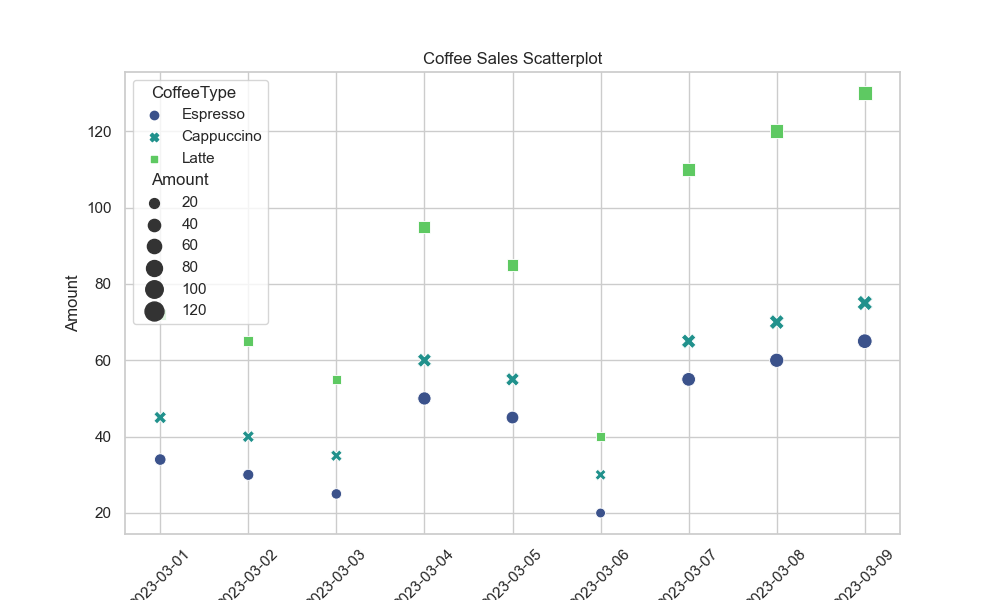

Reproduce this figure in Python.

import pandas as pd
import seaborn as sns
import matplotlib.pyplot as plt

# Your provided data
data = [
    {'Date': '2023-03-01', 'Espresso': 34, 'Cappuccino': 45, 'Latte': 72},
    {'Date': '2023-03-02', 'Espresso': 30, 'Cappuccino': 40, 'Latte': 65},
    {'Date': '2023-03-03', 'Espresso': 25, 'Cappuccino': 35, 'Latte': 55},
    {'Date': '2023-03-04', 'Espresso': 50, 'Cappuccino': 60, 'Latte': 95},
    {'Date': '2023-03-05', 'Espresso': 45, 'Cappuccino': 55, 'Latte': 85},
    {'Date': '2023-03-06', 'Espresso': 20, 'Cappuccino': 30, 'Latte': 40},
    {'Date': '2023-03-07', 'Espresso': 55, 'Cappuccino': 65, 'Latte': 110},
    {'Date': '2023-03-08', 'Espresso': 60, 'Cappuccino': 70, 'Latte': 120},
    {'Date': '2023-03-09', 'Espresso': 65, 'Cappuccino': 75, 'Latte': 130}
]

# Convert the dictionary to a pandas DataFrame
df = pd.DataFrame(data)

# Convert 'Date' column to datetime
df['Date'] = pd.to_datetime(df['Date'])

# Melt the DataFrame to have 'coffee type' and 'amount' in separate columns
df_melted = df.melt(id_vars='Date', var_name='CoffeeType', value_name='Amount')

# Create a scatterplot
plt.figure(figsize=(10, 6))
scatterplot = sns.scatterplot(
    data=df_melted,
    x='Date',
    y='Amount',
    hue='CoffeeType',    # Different colors for different coffee types
    style='CoffeeType',  # Different markers for different coffee types
    size='Amount',       # Vary the size of points by amount
    sizes=(50, 200),     # Specify the range of sizes
    palette='viridis',   # Color palette used for hue
)

# Rotates and aligns the tick labels so they look better
plt.xticks(rotation=45)
plt.title('Coffee Sales Scatterplot')

# Show the plot
plt.show()
